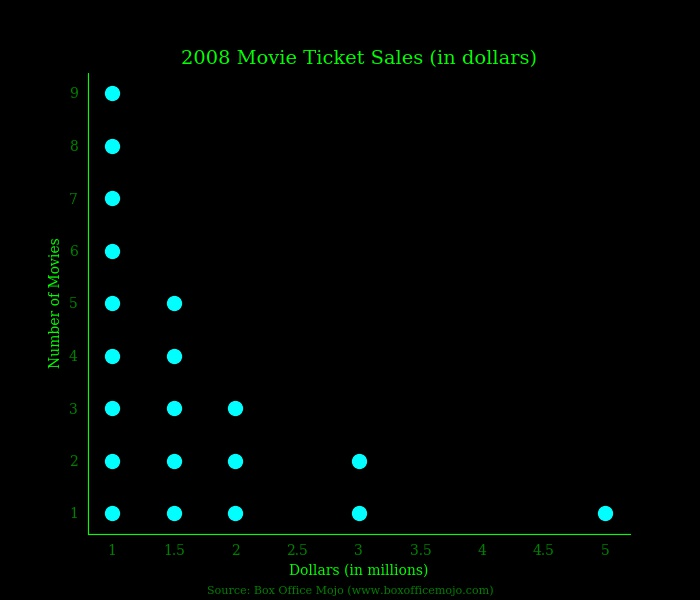

This chart was generated by the following Python code:
from plot_tools.dotplot import dotplot

font     = 'Serif'
title    = '2008 Movie Ticket Sales (in dollars)'
source   = 'Source: Box Office Mojo (www.boxofficemojo.com)'
filename = '1.20.jpg'

data = {'1'  :9, 
        '1.5':5, 
        '2'  :3, 
        '2.5':0, 
        '3'  :2, 
        '3.5':0, 
        '4'  :0,
        '4.5':0,
        '5'  :1}

plt = dotplot([1, 2, 3, 4, 5, 6, 7, 8, 9], list(data.values()))
plt.xticks([1, 2, 3, 4, 5, 6, 7, 8, 9], labels=list(data.keys()), fontname=font,
        color='green')
plt.yticks([0, 1, 2, 3, 4, 5, 6, 7, 8], labels=[1, 2, 3, 4, 5, 6, 7, 8, 9], 
        fontname=font, color='green')
plt.title(title, fontsize=14, fontname=font, color='lime')
plt.xlabel('Dollars (in millions)', fontsize=10, fontname=font, color='lime')
plt.ylabel('Number of Movies', fontsize=10, fontname=font, color='lime')
plt.figtext(0.5, 0.01, source, wrap=True, ha='center', fontsize=8, 
        fontname=font, color='green')
plt.gcf().set_size_inches(7, 6)
plt.axes().figure.set_facecolor('black')
plt.axes().set_facecolor('black')
plt.axes().spines['bottom'].set_color('lime')
plt.axes().spines['left'].set_color('lime')
#plt.grid(color='lightgrey', alpha=0.3)

plt.savefig(filename, facecolor=plt.axes().figure.get_facecolor())
plt.show()
